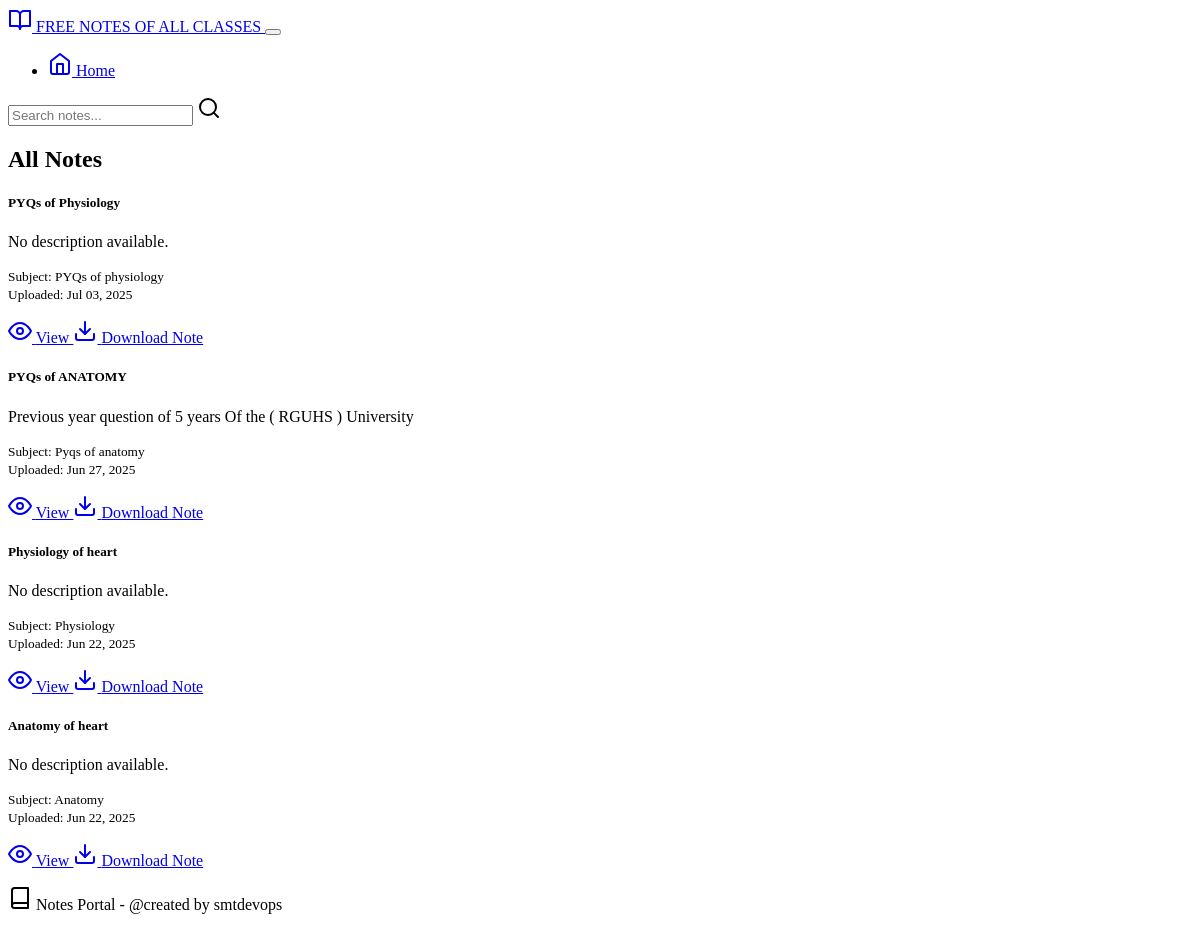
The app's page /notes with its own data.
### main/models.py (models this page shows, shortened)
class Note(models.Model):
    title = models.CharField(max_length=200)
    file = models.FileField(upload_to='notes/', blank=True, null=True)
    file_size = models.BigIntegerField(null=True, blank=True)# This handles path, name, size
    subject = models.ForeignKey('Subject', on_delete=models.CASCADE, related_name="notes")
    description = models.TextField(blank=True)
    uploaded_at = models.DateTimeField(default=timezone.now)

class Subject(models.Model):
    name = models.CharField(max_length=100)
    description = models.TextField(blank=True)
    class_ref = models.ForeignKey(Class, on_delete=models.CASCADE, related_name="subjects")
    created_at = models.DateTimeField(default=timezone.now)

### main/views.py (the view)
# urls.py: path('notes', views.notes_list, name='notes_list'),
def notes_list(request):
    notes = Note.objects.select_related('subject').all().order_by("-uploaded_at")
    return render(request, 'notes.html', {'notes': notes})

### templates/notes.html
{% extends "base.html" %}
{% block content %}
<div class="container mt-5">
    <h2 class="mb-4">All Notes</h2>
    {% if notes %}
        <div class="row">
            {% for note in notes %}
                <div class="col-md-6 col-lg-4 mb-4">
                    <div class="card h-100">
                        <div class="card-body">
                            <h5 class="card-title">{{ note.title }}</h5>
                            {% if note.description %}
                                <p class="card-text">{{ note.description|truncatewords:20 }}</p>
                            {% else %}
                                <p class="card-text text-muted">No description available.</p>
                            {% endif %}
                            <p class="card-text">
                                <small class="text-muted">
                                    Subject: {{ note.subject.name }}<br>
                                    Uploaded: {{ note.uploaded_at|date:"M d, Y" }}
                                </small>
                            </p>
                        </div>
                        <div class="card-footer bg-transparent">
                            <div class="d-flex gap-2 w-100">
                                <a href="{% url 'view_pdf' note.id %}" class="btn btn-primary flex-fill">
                                    <i data-feather="eye" class="me-1"></i> View
                                </a>
                                <a href="{{ note.file.url }}" class="btn btn-primary flex-fill" download>
                                    <i data-feather="download" class="me-1"></i> Download Note
                                </a>
                            </div>
                        </div>
                    </div>
                </div>
            {% endfor %}
        </div>
    {% else %}
        <p>No notes available.</p>
    {% endif %}
</div>
{% endblock %}

### static/css/style.css (style rules this page uses)
* { transition: all 0.2s ease-in-out; }
.card { border-radius: 0.5rem; }
html, body { height: 100%; }
body { display: flex; flex-direction: column; }

### records on screen
Note: title "PYQs of Physiology", description "No description available.", subject.name "PYQs of physiology", uploaded_at "Jul 03, 2025"
Note: title "PYQs of ANATOMY", description "Previous year question of 5 years Of the ( RGUHS ) University", subject.name "Pyqs of anatomy", uploaded_at "Jun 27, 2025"
Note: title "Physiology of heart", description "No description available.", subject.name "Physiology", uploaded_at "Jun 22, 2025"
Note: title "Anatomy of heart", description "No description available.", subject.name "Anatomy", uploaded_at "Jun 22, 2025"
